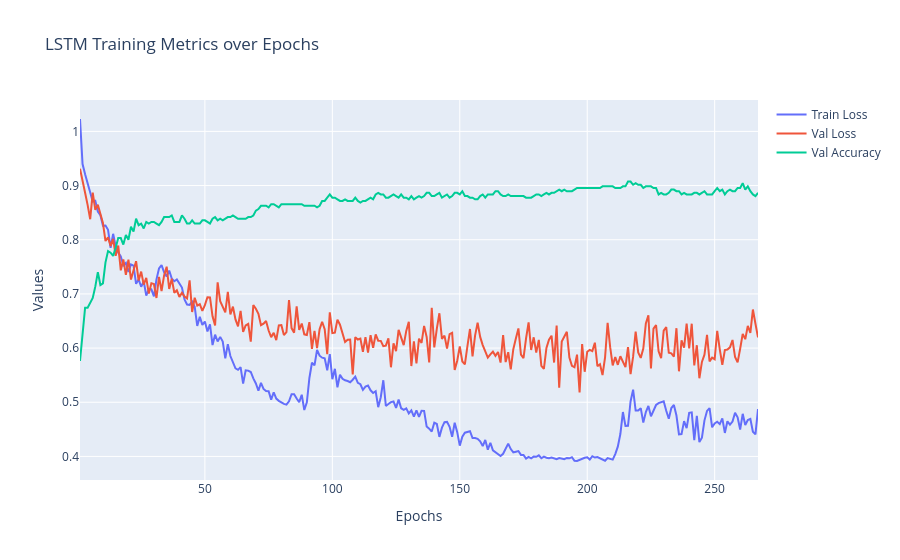

Source (notebook cell):
### Code cell
epochs = logs["epochs"]
train_loss = logs["train_loss"]
val_loss = logs["val_loss"]
val_acc = logs["val_acc"]

fig = go.Figure()
fig.add_trace(go.Scatter(x=epochs, y=train_loss, mode="lines", name="Train Loss"))
fig.add_trace(go.Scatter(x=epochs, y=val_loss, mode="lines", name="Val Loss"))
fig.add_trace(go.Scatter(x=epochs, y=val_acc, mode="lines", name="Val Accuracy"))

fig.update_layout(
    title="LSTM Training Metrics over Epochs",
    xaxis_title="Epochs",
    yaxis_title="Values",
    hovermode="x unified"
)

fig.show()

### Figure 1 — Plotly figure (JSON) as saved in the notebook; plotly's stock layout.template omitted (floating-point values rounded to 4 significant figures; data arrays with more than 128 entries replaced by an {"elided": "..."} marker saying what was removed)
{"data": [{"mode": "lines", "name": "Train Loss", "type": "scatter", "x": {"elided": "267 int values"}, "y": {"elided": "267 float values"}}, {"mode": "lines", "name": "Val Loss", "type": "scatter", "x": {"elided": "267 int values"}, "y": {"elided": "267 float values"}}, {"mode": "lines", "name": "Val Accuracy", "type": "scatter", "x": {"elided": "267 int values"}, "y": {"elided": "267 float values"}}], "layout": {"hovermode": "x unified", "title": {"text": "LSTM Training Metrics over Epochs"}, "xaxis": {"title": {"text": "Epochs"}}, "yaxis": {"title": {"text": "Values"}}}}
